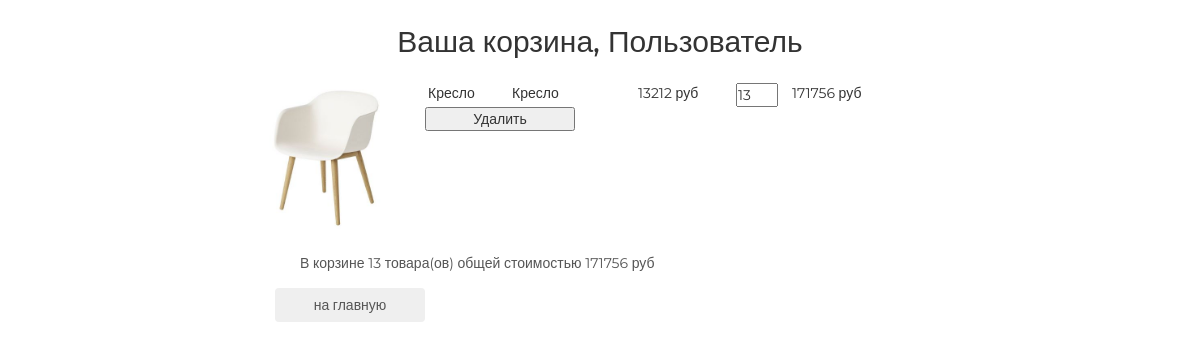
/basket/ (signed in), run on an earlier commit of the app's database.
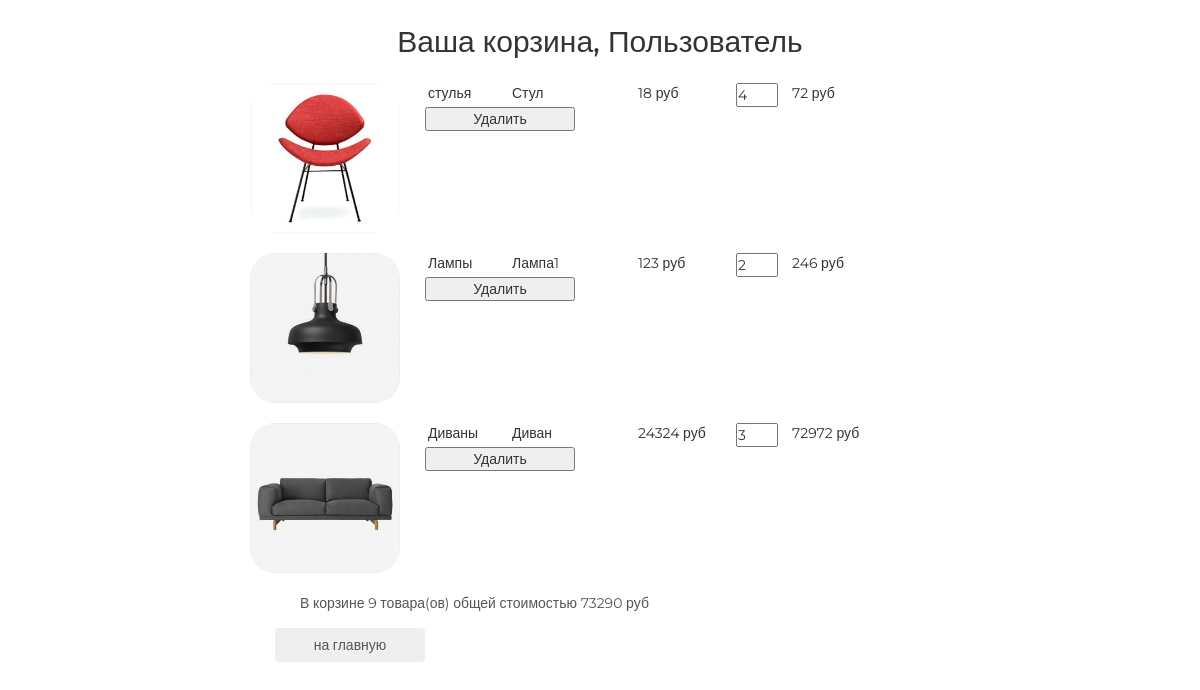
And on a later commit of the database.
### basketapp/models.py (models this page shows, shortened)
class OrderItem(models.Model):
    product = models.OneToOneField(Product, on_delete=models.CASCADE)
    quantity = models.PositiveIntegerField(verbose_name='количество', default=0)
    add_datetime = models.DateTimeField(verbose_name='время добавления', auto_now_add=True)
    basket = models.ForeignKey(Basket, on_delete=models.CASCADE)
    @property
    def totall_price(self):
        return self.product.price * self.quantity

class Basket(models.Model):
    user = models.OneToOneField(settings.AUTH_USER_MODEL, on_delete=models.CASCADE)
    add_datetime = models.DateTimeField(verbose_name='время добавления', auto_now_add=True)
    def totall_quantity(self):
        _items = OrderItem.objects.filter(basket=self)
        return sum(list(map(lambda x: x.quantity, _items)))
    def totall_price(self):
        _items = OrderItem.objects.filter(basket=self)
        _summ = 0
        for _item in _items:
            _summ = _summ + _item.totall_price
        return _summ

### mainapp/models.py (models this page shows, shortened)
class Product(models.Model):
    name = models.CharField(max_length=32, unique=True, verbose_name='Название')
    descrition = models.TextField(verbose_name='Описание товара')
    price = models.PositiveIntegerField(verbose_name='Цена')
    category = models.ForeignKey(Category, on_delete=models.CASCADE)
    image = models.ImageField(upload_to='products', verbose_name='Изображение',
                              null=True, blank=True)

class Category(models.Model):
    name = models.CharField(max_length=32, unique=True, verbose_name='Название')

### basketapp/views.py (the view)
# urls.py: path('', basketapp.basket_view, name='basket'),
@login_required
def basket_view(request):
    basket = get_basket(user=request.user)
    items = OrderItem.objects.filter(basket=basket)
    content = {"basket":basket, "items":items,}
    return render(request, 'basketapp/basket.html', content)

### mainapp/views.py (called while the page is built)
def get_basket(user):
    if user.is_authenticated:
        basket = Basket.objects.filter(user=user)
        if not basket:
            basket = Basket(user)
            basket.save()
        return basket[0]
    return False

### basketapp/templates/basketapp/basket.html
{% extends 'basketapp/base.html' %}
{% block content %}
    <div class="basket_list">
        {% include 'basketapp/basket_inc.html' %}
    </div>
    <button class="btn btn-round">
        <a href="{% url 'mainapp:main' %}">
            на главную
        </a>
    </button>
{% endblock %}

### basketapp/templates/basketapp/base.html (shortened to what this page needs)
<!DOCTYPE html>
<html>
<head>
    {% block css %}
        <link rel="stylesheet" type="text/css" href="/static/css/bootstrap.min.css">
        <link rel="stylesheet" type="text/css" href="/static/style.css">
        <link rel="stylesheet" href="/static/fonts/font-awesome/css/font-awesome.css">
    {% endblock %}
</head>
<body>
	<div class="basket_container">
        <div class="h2 text-center head">
            Ваша корзина, {% if user.first_name %}{{ user.first_name|title}}{% else %}Пользователь{% endif %}
        </div>
        {% block content %}
        {% endblock %}
    </div>
</body>
</html>

### basketapp/templates/basketapp/basket_inc.html (shortened to what this page needs)
{% for item in items %}
    <div class="basket_record">
        <img src="{{ item.product.image.url }}" alt="{{ item.product.descrition }}">
        <span class="category_name">{{ item.product.category.name }}</span>
        <span class="product_name">{{ item.product.name }}</span>
        <span class="product_price">{{ item.product.price }}&nbspруб</span>
        <input type="number" name="{{ item.pk }}" min="0" value="{{ item.quantity }}">
        <span class="product_cost">{{ item.totall_price }}&nbspруб</span>
        <form action="{% url 'basketapp:product_remove_all' item.pk %} " name="{{ item.pk }}" method="post">
            <button type="submit" name="{{ item.pk }}">Удалить</button>
        </form>
    </div>
{% endfor %}
{% if basket %}
    <div class="basket_summary">
        В корзине {{ basket.totall_quantity }} товара(ов) общей стоимостью
        {{ basket.totall_price }} руб
    </div>
{% endif %}

### static/style.css (style rules this page uses)
* { margin: 0; padding: 0; }
body { font-family: 'Montserrat', sans-serif; }
html, body { height: 100%; }
.basket_container { margin: 25px auto; width: 700px; }
.basket_list input[type="number"] { width: 3em; position: relative; display: block; float: left; }
.basket_list span.category_name { margin-left: 2em; width: 5em; position: relative; display: block; float: left; }
.basket_list span.product_name { margin-left: 1em; width: 8em; position: relative; display: block; float: left; }
.basket_list span.product_price { margin-left: 1em; width: 7em; position: relative; display: block; float: left; }
.basket_list span.product_cost { margin-left: 1em; width: 7em; position: relative; display: block; float: left; }
.basket_list .basket_record { position: relative; display: block; height: 170px; float: none; }
.basket_container .head { margin: 25px auto; }
.basket_container button { margin-left: 25px; width: 150px; display: block; float: left; }
.basket_container button a { text-decoration: none; color: #555; }
.basket_container img { display: block; float: left; width: 150px; border-radius: 25px; }
.basket_container .basket_summary { display: block; margin-left: 50px; margin-bottom: 15px; color: #555; }

What changed in the data, as far as the page shows it:
removed OrderItem: product.image (picture), product.category.name "Кресло", product.name "Кресло", product.price "13212", quantity "13", totall_price "171756"
added OrderItem: product.image (picture), product.category.name "стулья", product.name "Стул", product.price "18", quantity "4", totall_price "72"
added OrderItem: product.image (picture), product.category.name "Лампы", product.name "Лампа1", product.price "123", quantity "2", totall_price "246"
added OrderItem: product.image (picture), product.category.name "Диваны", product.name "Диван", product.price "24324", quantity "3", totall_price "72972"
computed for Basket: totall_quantity "13" → "9"; totall_price "171756" → "73290"
